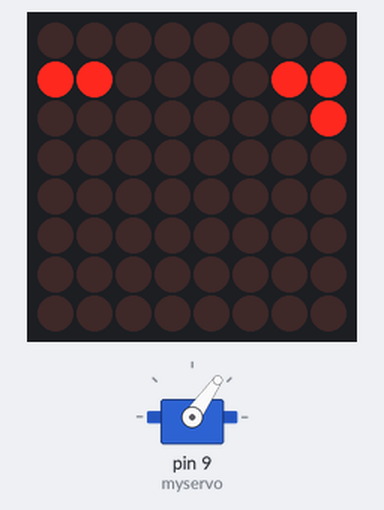
Simulated run of this sketch. Board: Arduino Uno, built with avr-gcc and run on an emulated ATmega328P. On the bench: servo, 8×8 LED matrix.

Above: at 0.06 s.
At 3.3 s:
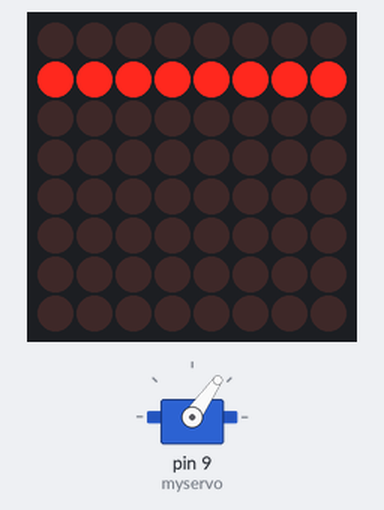
At 11.6 s:
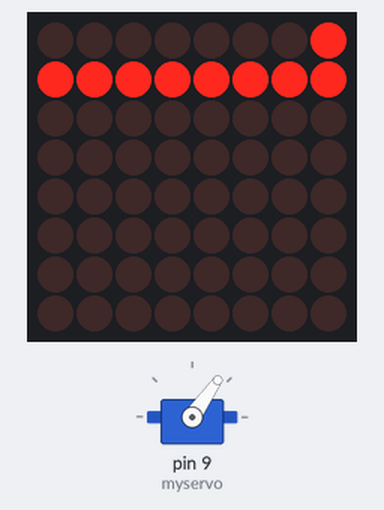
At 20.01 s:
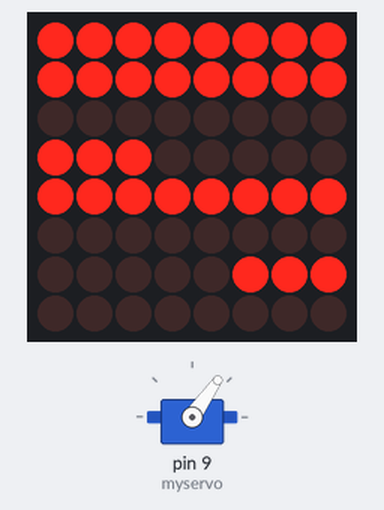
At 28.49 s:
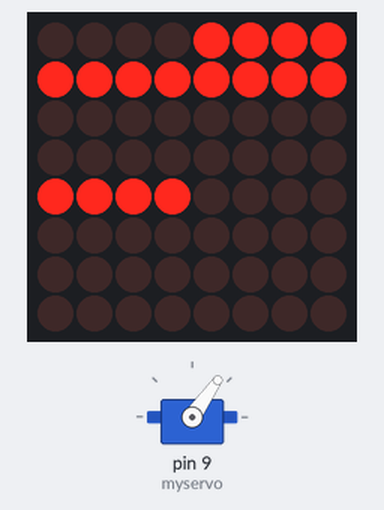
At 36.9 s:
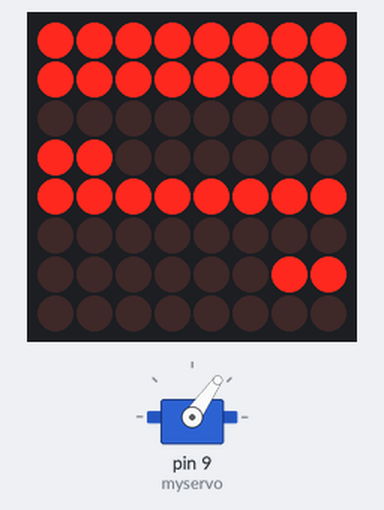

The sketch:

prototype_1_red_leds.ino
```cpp
#include <LedControl.h>
#include <Servo.h>
  const int DATAIN_1 = 12;
  const int CS = 11;
  const int CLK = 10;
  const int totalModules = 1;

  LedControl lc = LedControl(DATAIN_1,CLK,CS,totalModules);
  Servo myservo;

void setup() {
    myservo.attach(9);
    myservo.write(55);  //46 CC slow / 54 C slow

    lc.shutdown(0,false); //wake up the MAX72XX from power-saving mode
    lc.setIntensity(0,15);
}

void loop() {
    animSnake(2);
    animFlip(10);
    animDroplets(10);
    animChargeUp(3);
}

void animSnake(int times) {
    resetLEDs();
    for(int x = 0; x < times; x++) {
      int timer = 120;
      lc.setRow(0,1,B11000011);
      lc.setRow(0,2,B00000001);
      delay(timer);
      lc.setRow(0,2,B00000011);
      delay(timer);
      lc.setRow(0,2,B00000111);
      delay(timer);
      lc.setRow(0,2,B00001111);
      delay(timer);
      lc.setRow(0,2,B00011111);
      delay(timer);
      lc.setRow(0,2,B00111110);
      delay(timer);
      lc.setRow(0,2,B01111100);
      delay(timer);
      lc.setRow(0,2,B11111000);
      delay(timer);
      lc.setRow(0,2,B11110000);
      lc.setRow(0,3,B00000001);
      delay(timer);
      lc.setRow(0,2,B11100000);
      lc.setRow(0,3,B00000011);
      delay(timer);
      lc.setRow(0,2,B11000000);
      lc.setRow(0,3,B00000111);
      delay(timer);
      lc.setRow(0,2,B10000000);
      lc.setRow(0,3,B00001111);
      delay(timer);
      lc.setRow(0,2,B00000000);
      lc.setRow(0,3,B00011111);
      delay(timer);
      lc.setRow(0,3,B00111110);
      delay(timer);
      lc.setRow(0,3,B11111100);
      delay(timer);
      lc.setRow(0,3,B11111000);
      lc.setRow(0,4,B00000001);
      delay(timer);
      lc.setRow(0,3,B11110000);
      lc.setRow(0,4,B00000011);
      delay(timer);
      lc.setRow(0,3,B11100000);
      lc.setRow(0,4,B00000111);
      delay(timer);
      lc.setRow(0,3,B11000000);
      lc.setRow(0,4,B00001111);
      delay(timer);
      lc.setRow(0,3,B00000000);
      lc.setRow(0,4,B00011111);
      delay(timer);
      lc.setRow(0,4,B00111110);
      delay(timer);
      lc.setRow(0,4,B01111100);
      delay(timer);
      lc.setRow(0,4,B11111000);
      delay(timer);
      lc.setRow(0,4,B11110000);
      lc.setRow(0,1,B11111111);
      delay(timer);
      lc.setRow(0,4,B11100000);
      delay(timer);
      lc.setRow(0,4,B11000000);
      delay(timer);
      lc.setRow(0,4,B10000000);
      delay(timer);
      lc.setRow(0,4,B00000000);
      delay(timer*5);
      lc.setRow(0,0,B00000001);
      delay(timer);
      lc.setRow(0,0,B00000011);
      delay(timer);
      lc.setRow(0,0,B00000111);
      delay(timer);
      lc.setRow(0,0,B00001111);
      delay(timer);
      lc.setRow(0,0,B00011111);
      delay(timer);
      lc.setRow(0,0,B00111110);
      delay(timer);
      lc.setRow(0,0,B01111100);
      delay(timer);
      lc.setRow(0,0,B11111000);
      delay(timer);
      lc.setRow(0,6,B00000011);
      lc.setRow(0,0,B11110000);
      delay(timer);
      lc.setRow(0,6,B00000111);
      lc.setRow(0,0,B11100000);
      delay(timer);
      lc.setRow(0,6,B00001111);
      lc.setRow(0,0,B11000000);
      delay(timer);
      lc.setRow(0,6,B00011111);
      lc.setRow(0,0,B10000000);
      delay(timer);
      lc.setRow(0,6,B00111111);
      lc.setRow(0,0,B00000000);
      delay(timer);
      lc.setRow(0,6,B01111100);
      delay(timer);
      lc.setRow(0,6,B11111000);
      delay(timer);
      lc.setRow(0,6,B11110000);
      lc.setRow(0,7,B00000001);
      delay(timer);
      lc.setRow(0,6,B11100000);
      lc.setRow(0,7,B00000011);
      delay(timer);
      lc.setRow(0,6,B11000000);
      lc.setRow(0,7,B00000111);
      delay(timer);
      lc.setRow(0,6,B10000000);
      lc.setRow(0,7,B00001111);
      delay(timer);
      lc.setRow(0,6,B00000000);
      lc.setRow(0,7,B00011111);
      delay(timer);
      lc.setRow(0,7,B00111110);
      delay(timer);
      lc.setRow(0,7,B01111100);
      delay(timer);
      lc.setRow(0,7,B11111000);
      delay(timer);
      lc.setRow(0,7,B11110000);
      delay(timer);
      lc.setRow(0,7,B11100000);
      delay(timer);
      lc.setRow(0,7,B11000000);
      delay(timer);
      lc.setRow(0,7,B10000000);
      delay(timer);
      lc.setRow(0,7,B00000000);
      delay(timer*5);
    }
}

void animFlip(int times) {
    resetLEDs();
    for(int x = 0; x < times; x++) {
      lc.setRow(0,2,B10101010);
      lc.setRow(0,3,B10101010);
      lc.setRow(0,4,B01010101);
      lc.setRow(0,7,B10101010);
      lc.setRow(0,6,B10101010);
      lc.setRow(0,0,B01010101);
      lc.setRow(0,1,B10101010);
      delay(130);
      lc.setRow(0,2,B01010101);
      lc.setRow(0,3,B01010101);
      lc.setRow(0,4,B10101010);
      lc.setRow(0,7,B01010101);
      lc.setRow(0,6,B01010101);
      lc.setRow(0,0,B10101010);
      lc.setRow(0,1,B01010101);
      delay(130);
    }
}

/* void animRandoms() {
    resetLEDs();
    for(int x = 0; x < 400; x++) {
      int column = random(0, 8);
      int val = random(0, 257);
      lc.setRow(0,column,val);
      delay(40);
    }
} */

void animDroplets(int times) {
    resetLEDs();
    for(int x = 0; x < times; x++) {
      int timer = 200;
      int modifier = 15;
      lc.setRow(0,1,B11111111);
      lc.setRow(0,3,B00000000);
      lc.setRow(0,6,B00000000);
      lc.setRow(0,0,B00000001);
      lc.setRow(0,4,B10000000);
      delay(timer);
      lc.setRow(0,0,B00000011);
      lc.setRow(0,4,B11000000);
      delay(timer);
      lc.setRow(0,0,B00000111);
      lc.setRow(0,4,B11100000);
      delay(timer);
      lc.setRow(0,0,B00001111);
      lc.setRow(0,4,B11110000);
      delay(timer);
      lc.setRow(0,0,B00011111);
      lc.setRow(0,4,B11111000);
      delay(timer);
      lc.setRow(0,0,B00111111);
      lc.setRow(0,4,B11111100);
      delay(timer);
      lc.setRow(0,0,B01111111);
      lc.setRow(0,4,B11111110);
      delay(timer);
      lc.setRow(0,0,B11111111);
      lc.setRow(0,4,B11111111);
      delay(timer);
      lc.setRow(0,3,B11000000);
      lc.setRow(0,6,B00000011);
      delay(timer);
      lc.setRow(0,3,B11100000);
      lc.setRow(0,6,B00000111);
      delay(timer);
      lc.setRow(0,3,B11100000);
      lc.setRow(0,6,B00000111);
      delay(timer);
      timer -= modifier;
      lc.setRow(0,3,B11010000);
      lc.setRow(0,6,B00001011);
      delay(timer);
      timer -= modifier;
      lc.setRow(0,3,B11001000);
      lc.setRow(0,6,B00010011);
      delay(timer);
      timer -= modifier;
      lc.setRow(0,3,B11000100);
      lc.setRow(0,6,B00100011);
      delay(timer);
      timer -= modifier;
      lc.setRow(0,3,B11000010);
      lc.setRow(0,6,B01000011);
      delay(timer);
      timer -= modifier;
      lc.setRow(0,3,B11000001);
      lc.setRow(0,6,B10000011);
      delay(timer);
      timer -= modifier;
      lc.setRow(0,3,B11000000);
      lc.setRow(0,6,B00000011);
      lc.setRow(0,7,B00000001);
      lc.setRow(0,2,B10000000);
      delay(timer);
      timer -= modifier;
      lc.setRow(0,7,B00000010);
      lc.setRow(0,2,B01000000);
      delay(timer);
      timer -= modifier;
      lc.setRow(0,7,B00000100);
      lc.setRow(0,2,B00100000);
      delay(timer);
      timer -= modifier;
      lc.setRow(0,7,B00001000);
      lc.setRow(0,2,B00010000);
      delay(timer);
      timer -= modifier;
      lc.setRow(0,7,B00010000);
      lc.setRow(0,2,B00001000);
      delay(timer);
      timer -= modifier;
      lc.setRow(0,7,B00100000);
      lc.setRow(0,2,B00000100);
      delay(timer);
      timer -= modifier;
      lc.setRow(0,7,B01000000);
      lc.setRow(0,2,B00000010);
      delay(timer);
      timer -= modifier;
      lc.setRow(0,7,B10000000);
      lc.setRow(0,2,B00000001);
      delay(timer);
      timer += 15;
      lc.setRow(0,7,B01000000);
      lc.setRow(0,2,B00000010);
      delay(timer);
      lc.setRow(0,7,B10000000);
      lc.setRow(0,2,B00000001);
      delay(timer);
      lc.setRow(0,7,B00000000);
      lc.setRow(0,2,B00000000);
      delay(50);
      lc.setRow(0,1,B00111100);
      delay(50);
      lc.setRow(0,1,B11111111);
      delay(50);
      lc.setRow(0,1,B00111100);
      delay(50);
      lc.setRow(0,1,B11111111);
      delay(50);
      lc.setRow(0,1,B00111100);
      delay(50);
      lc.setRow(0,1,B11111111);
      delay(50);
      lc.setRow(0,1,B00111100);
      delay(50);
      lc.setRow(0,1,B11111111);
      delay(50);
      lc.setRow(0,1,B00111100);
      delay(50);
      lc.setRow(0,1,B11111111);
      delay(50);
      lc.setRow(0,1,B00111100);
      delay(50);
      lc.setRow(0,1,B11111111);
      delay(50);
      lc.setRow(0,1,B00111100);
      delay(50);
      lc.setRow(0,1,B11111111);
      delay(700);
    }
}

void animChargeUp(int times) {
    resetLEDs();
    for(int x = 0; x < times; x++) {
      int timer = 50;
      lc.setRow(0,1,B11000011);
      delay(timer);
      lc.setRow(0,2,B00000001);
      lc.setRow(0,7,B10000000);
      lc.setRow(0,1,B00000000);
      delay(timer);
      lc.setRow(0,2,B00000010);
      lc.setRow(0,7,B01000000);
      delay(timer);
      lc.setRow(0,2,B00000100);
      lc.setRow(0,7,B00100000);
      delay(timer);
      lc.setRow(0,2,B00001000);
      lc.setRow(0,7,B00010000);
      delay(timer);
      lc.setRow(0,2,B00010000);
      lc.setRow(0,7,B00001000);
      delay(timer);
      lc.setRow(0,2,B00100000);
      lc.setRow(0,7,B00000100);
      delay(timer);
      lc.setRow(0,2,B01000000);
      lc.setRow(0,7,B00000010);
      delay(timer);
      lc.setRow(0,2,B10000000);
      lc.setRow(0,7,B00000001);
      delay(timer);
      lc.setRow(0,2,B00000000);
      lc.setRow(0,7,B00000000);
      lc.setRow(0,3,B00000001);
      lc.setRow(0,6,B10000000);
      delay(timer);
      lc.setRow(0,3,B00000010);
      lc.setRow(0,6,B01000000);
      delay(timer);
      lc.setRow(0,3,B00000100);
      lc.setRow(0,6,B00100000);
      delay(timer);
      lc.setRow(0,3,B00001000);
      lc.setRow(0,6,B00010000);
      delay(timer);
      lc.setRow(0,3,B00010000);
      lc.setRow(0,6,B00001000);
      delay(timer);
      lc.setRow(0,3,B00100000);
      lc.setRow(0,6,B00000100);
      delay(timer);
      lc.setRow(0,3,B11000000);
      lc.setRow(0,6,B00000011);
      delay(timer);
      lc.setRow(0,3,B00000000);
      lc.setRow(0,6,B00000000);
      lc.setRow(0,4,B00000001);
      lc.setRow(0,0,B10000000);
      delay(timer);
      lc.setRow(0,4,B00000010);
      lc.setRow(0,0,B01000000);
      delay(timer);
      lc.setRow(0,4,B00000100);
      lc.setRow(0,0,B00100000);
      delay(timer);
      lc.setRow(0,4,B00001000);
      lc.setRow(0,0,B00010000);
      delay(timer);
      lc.setRow(0,4,B00010000);
      lc.setRow(0,0,B00001000);
      delay(timer);
      lc.setRow(0,4,B00100000);
      lc.setRow(0,0,B00000100);
      delay(timer);
      lc.setRow(0,4,B01000000);
      lc.setRow(0,0,B00000010);
      delay(timer);
      lc.setRow(0,4,B10000000);
      lc.setRow(0,0,B00000001);
      delay(timer);
      lc.setRow(0,4,B00000000);
      lc.setRow(0,0,B00000000);
      delay(timer);
      lc.setRow(0,1,B00111100);
      delay(timer);
      lc.setRow(0,1,B00000000);
      delay(timer);
    }
}

void resetLEDs() {
  for(int x = 0; x < 8; x++) {
      lc.setRow(0,x,0);
  }
}
```

Measured:
- what the display in image 1 shows lasts 0.6 s, from 3.2 s to 3.8 s
- what the display in image 3 shows lasts 0.4 s, from 19.8 s to 20.2 s
- what the display in image 5 shows lasts 0.7 s, from 36.9 s to 37.6 s
